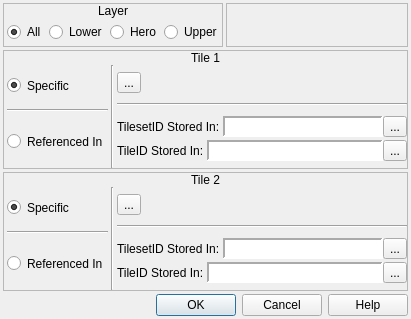
<?xml version="1.0" encoding="UTF-8"?>
<ui version="4.0">
 <class>ConfigureEvent_TileSubstitution</class>
 <widget class="QDialog" name="ConfigureEvent_TileSubstitution">
  <property name="geometry">
   <rect>
    <x>0</x>
    <y>0</y>
    <width>411</width>
    <height>319</height>
   </rect>
  </property>
  <property name="windowTitle">
   <string>Tile Substitution</string>
  </property>
  <property name="windowIcon">
   <iconset resource="gui_icons.qrc">
    <normaloff>:/icons/openrpgmaker.png</normaloff>:/icons/openrpgmaker.png</iconset>
  </property>
  <property name="styleSheet">
   <string notr="true">.QFrame
{
	border-width: 1px;
	border-style: solid;
	border-color: palette(window-text);
}

.QFrame&gt;QLabel
{
	border-width: 0px;
	background-color: palette(window-text);
	color: palette(window);
	font-weight: bold;
}

.QFrame&gt;QCheckBox
{
	background-color: palette(window-text);
	border-width: 0px;
	border-style: none;
	color: palette(window);
	spacing: 3px;
	font-weight: bold;
	padding: 0px 0px 0px 3px;
}

.QFrame&gt;QCheckBox::indicator
{
	min-width: 8px;
	max-width: 8px;
	min-height: 8px;
	max-height: 8px;
	width: 8px;
	height: 8px;
	border-width: 2px;
	border-radius: 0px;
	border-style: ridge;
	border-color: palette(mid);
}

.QFrame&gt;QCheckBox::indicator:unchecked
{
	background-color: palette(base);
}

.QFrame&gt;QCheckBox::indicator:checked
{
	background-color: palette(window-text);
}

.QFrame&gt;QCheckBox::indicator:hover
{
	border-color: palette(highlight);
}</string>
  </property>
  <layout class="QVBoxLayout" name="verticalLayout">
   <property name="spacing">
    <number>3</number>
   </property>
   <property name="margin">
    <number>3</number>
   </property>
   <item>
    <widget class="QWidget" name="widget_2" native="true">
     <layout class="QHBoxLayout" name="horizontalLayout">
      <property name="spacing">
       <number>3</number>
      </property>
      <property name="margin">
       <number>0</number>
      </property>
      <item>
       <widget class="QFrame" name="frame">
        <property name="frameShape">
         <enum>QFrame::StyledPanel</enum>
        </property>
        <property name="frameShadow">
         <enum>QFrame::Raised</enum>
        </property>
        <layout class="QVBoxLayout" name="verticalLayout_2">
         <property name="spacing">
          <number>0</number>
         </property>
         <property name="margin">
          <number>0</number>
         </property>
         <item>
          <widget class="QLabel" name="label">
           <property name="sizePolicy">
            <sizepolicy hsizetype="Preferred" vsizetype="Fixed">
             <horstretch>0</horstretch>
             <verstretch>0</verstretch>
            </sizepolicy>
           </property>
           <property name="text">
            <string>Layer</string>
           </property>
           <property name="alignment">
            <set>Qt::AlignCenter</set>
           </property>
          </widget>
         </item>
         <item>
          <widget class="QWidget" name="widget" native="true">
           <layout class="QHBoxLayout" name="horizontalLayout_2">
            <property name="spacing">
             <number>3</number>
            </property>
            <property name="leftMargin">
             <number>3</number>
            </property>
            <property name="topMargin">
             <number>0</number>
            </property>
            <property name="rightMargin">
             <number>0</number>
            </property>
            <property name="bottomMargin">
             <number>0</number>
            </property>
            <item>
             <widget class="QRadioButton" name="rbAllLayers">
              <property name="text">
               <string>All</string>
              </property>
              <property name="checked">
               <bool>true</bool>
              </property>
             </widget>
            </item>
            <item>
             <widget class="QRadioButton" name="rbLowerLayer">
              <property name="text">
               <string>Lower</string>
              </property>
              <property name="checked">
               <bool>false</bool>
              </property>
             </widget>
            </item>
            <item>
             <widget class="QRadioButton" name="rbHeroLayer">
              <property name="text">
               <string>Hero</string>
              </property>
             </widget>
            </item>
            <item>
             <widget class="QRadioButton" name="rbUpperLayer">
              <property name="text">
               <string>Upper</string>
              </property>
             </widget>
            </item>
           </layout>
          </widget>
         </item>
        </layout>
       </widget>
      </item>
      <item>
       <widget class="QFrame" name="frame_2">
        <property name="frameShape">
         <enum>QFrame::StyledPanel</enum>
        </property>
        <property name="frameShadow">
         <enum>QFrame::Raised</enum>
        </property>
       </widget>
      </item>
     </layout>
    </widget>
   </item>
   <item>
    <widget class="QFrame" name="frame_4">
     <property name="sizePolicy">
      <sizepolicy hsizetype="Preferred" vsizetype="Fixed">
       <horstretch>0</horstretch>
       <verstretch>0</verstretch>
      </sizepolicy>
     </property>
     <property name="frameShape">
      <enum>QFrame::StyledPanel</enum>
     </property>
     <property name="frameShadow">
      <enum>QFrame::Raised</enum>
     </property>
     <layout class="QVBoxLayout" name="verticalLayout_4">
      <property name="spacing">
       <number>0</number>
      </property>
      <property name="margin">
       <number>0</number>
      </property>
      <item>
       <widget class="QLabel" name="label_4">
        <property name="sizePolicy">
         <sizepolicy hsizetype="Preferred" vsizetype="Fixed">
          <horstretch>0</horstretch>
          <verstretch>0</verstretch>
         </sizepolicy>
        </property>
        <property name="text">
         <string>Tile 1</string>
        </property>
        <property name="alignment">
         <set>Qt::AlignCenter</set>
        </property>
       </widget>
      </item>
      <item>
       <widget class="QWidget" name="widget_9" native="true">
        <layout class="QHBoxLayout" name="horizontalLayout_29">
         <property name="spacing">
          <number>3</number>
         </property>
         <property name="leftMargin">
          <number>3</number>
         </property>
         <property name="topMargin">
          <number>0</number>
         </property>
         <property name="rightMargin">
          <number>0</number>
         </property>
         <property name="bottomMargin">
          <number>0</number>
         </property>
         <item>
          <widget class="QWidget" name="widget_24" native="true">
           <layout class="QVBoxLayout" name="verticalLayout_14">
            <property name="spacing">
             <number>3</number>
            </property>
            <property name="margin">
             <number>0</number>
            </property>
            <item>
             <widget class="QRadioButton" name="rbSpecificTile1">
              <property name="minimumSize">
               <size>
                <width>0</width>
                <height>41</height>
               </size>
              </property>
              <property name="maximumSize">
               <size>
                <width>16777215</width>
                <height>41</height>
               </size>
              </property>
              <property name="text">
               <string>Specific</string>
              </property>
              <property name="checked">
               <bool>true</bool>
              </property>
             </widget>
            </item>
            <item>
             <widget class="Line" name="line_7">
              <property name="orientation">
               <enum>Qt::Horizontal</enum>
              </property>
             </widget>
            </item>
            <item>
             <widget class="QRadioButton" name="rbReferencedTile1">
              <property name="sizePolicy">
               <sizepolicy hsizetype="Minimum" vsizetype="Preferred">
                <horstretch>0</horstretch>
                <verstretch>0</verstretch>
               </sizepolicy>
              </property>
              <property name="minimumSize">
               <size>
                <width>0</width>
                <height>53</height>
               </size>
              </property>
              <property name="maximumSize">
               <size>
                <width>16777215</width>
                <height>53</height>
               </size>
              </property>
              <property name="text">
               <string>Referenced In</string>
              </property>
             </widget>
            </item>
           </layout>
          </widget>
         </item>
         <item>
          <widget class="Line" name="line_8">
           <property name="orientation">
            <enum>Qt::Vertical</enum>
           </property>
          </widget>
         </item>
         <item>
          <widget class="QWidget" name="widget_3" native="true">
           <layout class="QVBoxLayout" name="verticalLayout_15">
            <property name="spacing">
             <number>3</number>
            </property>
            <property name="margin">
             <number>0</number>
            </property>
            <item>
             <widget class="QWidget" name="wTile1" native="true">
              <property name="sizePolicy">
               <sizepolicy hsizetype="Preferred" vsizetype="Fixed">
                <horstretch>0</horstretch>
                <verstretch>0</verstretch>
               </sizepolicy>
              </property>
              <layout class="QHBoxLayout" name="horizontalLayout_24">
               <property name="spacing">
                <number>0</number>
               </property>
               <property name="margin">
                <number>0</number>
               </property>
               <item>
                <widget class="TileButton" name="bTile1">
                 <property name="text">
                  <string>...</string>
                 </property>
                 <property name="icon">
                  <iconset resource="gui_icons.qrc">
                   <normaloff>:/icons/addtile.png</normaloff>:/icons/addtile.png</iconset>
                 </property>
                 <property name="iconSize">
                  <size>
                   <width>32</width>
                   <height>32</height>
                  </size>
                 </property>
                </widget>
               </item>
               <item>
                <spacer name="horizontalSpacer_4">
                 <property name="orientation">
                  <enum>Qt::Horizontal</enum>
                 </property>
                 <property name="sizeHint" stdset="0">
                  <size>
                   <width>305</width>
                   <height>20</height>
                  </size>
                 </property>
                </spacer>
               </item>
              </layout>
             </widget>
            </item>
            <item>
             <widget class="Line" name="line_2">
              <property name="orientation">
               <enum>Qt::Horizontal</enum>
              </property>
             </widget>
            </item>
            <item>
             <widget class="QWidget" name="wTile1Variables" native="true">
              <property name="sizePolicy">
               <sizepolicy hsizetype="Preferred" vsizetype="Fixed">
                <horstretch>0</horstretch>
                <verstretch>0</verstretch>
               </sizepolicy>
              </property>
              <layout class="QVBoxLayout" name="verticalLayout_16">
               <property name="spacing">
                <number>3</number>
               </property>
               <property name="margin">
                <number>0</number>
               </property>
               <item>
                <widget class="QWidget" name="widget_26" native="true">
                 <layout class="QHBoxLayout" name="horizontalLayout_27">
                  <property name="spacing">
                   <number>3</number>
                  </property>
                  <property name="margin">
                   <number>0</number>
                  </property>
                  <item>
                   <widget class="QLabel" name="label_11">
                    <property name="sizePolicy">
                     <sizepolicy hsizetype="Fixed" vsizetype="Preferred">
                      <horstretch>0</horstretch>
                      <verstretch>0</verstretch>
                     </sizepolicy>
                    </property>
                    <property name="text">
                     <string>TilesetID Stored In:</string>
                    </property>
                   </widget>
                  </item>
                  <item>
                   <widget class="QWidget" name="widget_4" native="true">
                    <layout class="QHBoxLayout" name="horizontalLayout_25">
                     <property name="spacing">
                      <number>0</number>
                     </property>
                     <property name="margin">
                      <number>0</number>
                     </property>
                     <item>
                      <widget class="QLabel" name="lblTileset1Variable">
                       <property name="sizePolicy">
                        <sizepolicy hsizetype="Preferred" vsizetype="Preferred">
                         <horstretch>0</horstretch>
                         <verstretch>0</verstretch>
                        </sizepolicy>
                       </property>
                       <property name="minimumSize">
                        <size>
                         <width>150</width>
                         <height>0</height>
                        </size>
                       </property>
                       <property name="font">
                        <font>
                         <family>Monospace</family>
                        </font>
                       </property>
                       <property name="styleSheet">
                        <string notr="true">background-color: palette(base);</string>
                       </property>
                       <property name="frameShape">
                        <enum>QFrame::Panel</enum>
                       </property>
                       <property name="frameShadow">
                        <enum>QFrame::Sunken</enum>
                       </property>
                       <property name="lineWidth">
                        <number>2</number>
                       </property>
                       <property name="text">
                        <string/>
                       </property>
                      </widget>
                     </item>
                     <item>
                      <widget class="QToolButton" name="bBrowseTileset1Variables">
                       <property name="text">
                        <string>...</string>
                       </property>
                       <property name="icon">
                        <iconset resource="gui_icons.qrc">
                         <normaloff>:/icons/fileopen.png</normaloff>:/icons/fileopen.png</iconset>
                       </property>
                      </widget>
                     </item>
                    </layout>
                   </widget>
                  </item>
                 </layout>
                </widget>
               </item>
               <item>
                <widget class="QWidget" name="widget_27" native="true">
                 <layout class="QHBoxLayout" name="horizontalLayout_28">
                  <property name="spacing">
                   <number>3</number>
                  </property>
                  <property name="margin">
                   <number>0</number>
                  </property>
                  <item>
                   <widget class="QLabel" name="label_12">
                    <property name="sizePolicy">
                     <sizepolicy hsizetype="Fixed" vsizetype="Preferred">
                      <horstretch>0</horstretch>
                      <verstretch>0</verstretch>
                     </sizepolicy>
                    </property>
                    <property name="text">
                     <string>TileID Stored In:</string>
                    </property>
                   </widget>
                  </item>
                  <item>
                   <widget class="QWidget" name="widget_5" native="true">
                    <layout class="QHBoxLayout" name="horizontalLayout_26">
                     <property name="spacing">
                      <number>0</number>
                     </property>
                     <property name="margin">
                      <number>0</number>
                     </property>
                     <item>
                      <widget class="QLabel" name="lblTile1Variable">
                       <property name="sizePolicy">
                        <sizepolicy hsizetype="Preferred" vsizetype="Preferred">
                         <horstretch>0</horstretch>
                         <verstretch>0</verstretch>
                        </sizepolicy>
                       </property>
                       <property name="minimumSize">
                        <size>
                         <width>150</width>
                         <height>0</height>
                        </size>
                       </property>
                       <property name="font">
                        <font>
                         <family>Monospace</family>
                        </font>
                       </property>
                       <property name="styleSheet">
                        <string notr="true">background-color: palette(base);</string>
                       </property>
                       <property name="frameShape">
                        <enum>QFrame::Panel</enum>
                       </property>
                       <property name="frameShadow">
                        <enum>QFrame::Sunken</enum>
                       </property>
                       <property name="lineWidth">
                        <number>2</number>
                       </property>
                       <property name="text">
                        <string/>
                       </property>
                      </widget>
                     </item>
                     <item>
                      <widget class="QToolButton" name="bBrowseTile1Variables">
                       <property name="text">
                        <string>...</string>
                       </property>
                       <property name="icon">
                        <iconset resource="gui_icons.qrc">
                         <normaloff>:/icons/fileopen.png</normaloff>:/icons/fileopen.png</iconset>
                       </property>
                      </widget>
                     </item>
                    </layout>
                   </widget>
                  </item>
                 </layout>
                </widget>
               </item>
              </layout>
             </widget>
            </item>
           </layout>
          </widget>
         </item>
        </layout>
       </widget>
      </item>
     </layout>
    </widget>
   </item>
   <item>
    <widget class="QFrame" name="frame_5">
     <property name="sizePolicy">
      <sizepolicy hsizetype="Preferred" vsizetype="Fixed">
       <horstretch>0</horstretch>
       <verstretch>0</verstretch>
      </sizepolicy>
     </property>
     <property name="frameShape">
      <enum>QFrame::StyledPanel</enum>
     </property>
     <property name="frameShadow">
      <enum>QFrame::Raised</enum>
     </property>
     <layout class="QVBoxLayout" name="verticalLayout_5">
      <property name="spacing">
       <number>0</number>
      </property>
      <property name="margin">
       <number>0</number>
      </property>
      <item>
       <widget class="QLabel" name="label_5">
        <property name="sizePolicy">
         <sizepolicy hsizetype="Preferred" vsizetype="Fixed">
          <horstretch>0</horstretch>
          <verstretch>0</verstretch>
         </sizepolicy>
        </property>
        <property name="text">
         <string>Tile 2</string>
        </property>
        <property name="alignment">
         <set>Qt::AlignCenter</set>
        </property>
       </widget>
      </item>
      <item>
       <widget class="QWidget" name="widget_10" native="true">
        <layout class="QHBoxLayout" name="horizontalLayout_30">
         <property name="spacing">
          <number>3</number>
         </property>
         <property name="leftMargin">
          <number>3</number>
         </property>
         <property name="topMargin">
          <number>0</number>
         </property>
         <property name="rightMargin">
          <number>0</number>
         </property>
         <property name="bottomMargin">
          <number>0</number>
         </property>
         <item>
          <widget class="QWidget" name="widget_25" native="true">
           <layout class="QVBoxLayout" name="verticalLayout_17">
            <property name="spacing">
             <number>3</number>
            </property>
            <property name="margin">
             <number>0</number>
            </property>
            <item>
             <widget class="QRadioButton" name="rbSpecificTile2">
              <property name="minimumSize">
               <size>
                <width>0</width>
                <height>41</height>
               </size>
              </property>
              <property name="maximumSize">
               <size>
                <width>16777215</width>
                <height>41</height>
               </size>
              </property>
              <property name="text">
               <string>Specific</string>
              </property>
              <property name="checked">
               <bool>true</bool>
              </property>
             </widget>
            </item>
            <item>
             <widget class="Line" name="line_9">
              <property name="orientation">
               <enum>Qt::Horizontal</enum>
              </property>
             </widget>
            </item>
            <item>
             <widget class="QRadioButton" name="rbReferencedTile2">
              <property name="sizePolicy">
               <sizepolicy hsizetype="Minimum" vsizetype="Preferred">
                <horstretch>0</horstretch>
                <verstretch>0</verstretch>
               </sizepolicy>
              </property>
              <property name="minimumSize">
               <size>
                <width>0</width>
                <height>53</height>
               </size>
              </property>
              <property name="maximumSize">
               <size>
                <width>16777215</width>
                <height>53</height>
               </size>
              </property>
              <property name="text">
               <string>Referenced In</string>
              </property>
             </widget>
            </item>
           </layout>
          </widget>
         </item>
         <item>
          <widget class="Line" name="line_10">
           <property name="orientation">
            <enum>Qt::Vertical</enum>
           </property>
          </widget>
         </item>
         <item>
          <widget class="QWidget" name="widget_6" native="true">
           <layout class="QVBoxLayout" name="verticalLayout_18">
            <property name="spacing">
             <number>3</number>
            </property>
            <property name="margin">
             <number>0</number>
            </property>
            <item>
             <widget class="QWidget" name="wTile2" native="true">
              <property name="sizePolicy">
               <sizepolicy hsizetype="Preferred" vsizetype="Fixed">
                <horstretch>0</horstretch>
                <verstretch>0</verstretch>
               </sizepolicy>
              </property>
              <layout class="QHBoxLayout" name="horizontalLayout_31">
               <property name="spacing">
                <number>0</number>
               </property>
               <property name="margin">
                <number>0</number>
               </property>
               <item>
                <widget class="TileButton" name="bTile2">
                 <property name="text">
                  <string>...</string>
                 </property>
                 <property name="icon">
                  <iconset resource="gui_icons.qrc">
                   <normaloff>:/icons/addtile.png</normaloff>:/icons/addtile.png</iconset>
                 </property>
                 <property name="iconSize">
                  <size>
                   <width>32</width>
                   <height>32</height>
                  </size>
                 </property>
                </widget>
               </item>
               <item>
                <spacer name="horizontalSpacer_5">
                 <property name="orientation">
                  <enum>Qt::Horizontal</enum>
                 </property>
                 <property name="sizeHint" stdset="0">
                  <size>
                   <width>305</width>
                   <height>20</height>
                  </size>
                 </property>
                </spacer>
               </item>
              </layout>
             </widget>
            </item>
            <item>
             <widget class="Line" name="line_3">
              <property name="orientation">
               <enum>Qt::Horizontal</enum>
              </property>
             </widget>
            </item>
            <item>
             <widget class="QWidget" name="wTile2Variables" native="true">
              <property name="sizePolicy">
               <sizepolicy hsizetype="Preferred" vsizetype="Fixed">
                <horstretch>0</horstretch>
                <verstretch>0</verstretch>
               </sizepolicy>
              </property>
              <layout class="QVBoxLayout" name="verticalLayout_19">
               <property name="spacing">
                <number>3</number>
               </property>
               <property name="margin">
                <number>0</number>
               </property>
               <item>
                <widget class="QWidget" name="widget_28" native="true">
                 <layout class="QHBoxLayout" name="horizontalLayout_32">
                  <property name="spacing">
                   <number>3</number>
                  </property>
                  <property name="margin">
                   <number>0</number>
                  </property>
                  <item>
                   <widget class="QLabel" name="label_13">
                    <property name="sizePolicy">
                     <sizepolicy hsizetype="Fixed" vsizetype="Preferred">
                      <horstretch>0</horstretch>
                      <verstretch>0</verstretch>
                     </sizepolicy>
                    </property>
                    <property name="text">
                     <string>TilesetID Stored In:</string>
                    </property>
                   </widget>
                  </item>
                  <item>
                   <widget class="QWidget" name="widget_7" native="true">
                    <layout class="QHBoxLayout" name="horizontalLayout_33">
                     <property name="spacing">
                      <number>0</number>
                     </property>
                     <property name="margin">
                      <number>0</number>
                     </property>
                     <item>
                      <widget class="QLabel" name="lblTileset2Variable">
                       <property name="sizePolicy">
                        <sizepolicy hsizetype="Preferred" vsizetype="Preferred">
                         <horstretch>0</horstretch>
                         <verstretch>0</verstretch>
                        </sizepolicy>
                       </property>
                       <property name="minimumSize">
                        <size>
                         <width>150</width>
                         <height>0</height>
                        </size>
                       </property>
                       <property name="font">
                        <font>
                         <family>Monospace</family>
                        </font>
                       </property>
                       <property name="styleSheet">
                        <string notr="true">background-color: palette(base);</string>
                       </property>
                       <property name="frameShape">
                        <enum>QFrame::Panel</enum>
                       </property>
                       <property name="frameShadow">
                        <enum>QFrame::Sunken</enum>
                       </property>
                       <property name="lineWidth">
                        <number>2</number>
                       </property>
                       <property name="text">
                        <string/>
                       </property>
                      </widget>
                     </item>
                     <item>
                      <widget class="QToolButton" name="bBrowseTileset2Variables">
                       <property name="text">
                        <string>...</string>
                       </property>
                       <property name="icon">
                        <iconset resource="gui_icons.qrc">
                         <normaloff>:/icons/fileopen.png</normaloff>:/icons/fileopen.png</iconset>
                       </property>
                      </widget>
                     </item>
                    </layout>
                   </widget>
                  </item>
                 </layout>
                </widget>
               </item>
               <item>
                <widget class="QWidget" name="widget_29" native="true">
                 <layout class="QHBoxLayout" name="horizontalLayout_34">
                  <property name="spacing">
                   <number>3</number>
                  </property>
                  <property name="margin">
                   <number>0</number>
                  </property>
                  <item>
                   <widget class="QLabel" name="label_14">
                    <property name="sizePolicy">
                     <sizepolicy hsizetype="Fixed" vsizetype="Preferred">
                      <horstretch>0</horstretch>
                      <verstretch>0</verstretch>
                     </sizepolicy>
                    </property>
                    <property name="text">
                     <string>TileID Stored In:</string>
                    </property>
                   </widget>
                  </item>
                  <item>
                   <widget class="QWidget" name="widget_8" native="true">
                    <layout class="QHBoxLayout" name="horizontalLayout_35">
                     <property name="spacing">
                      <number>0</number>
                     </property>
                     <property name="margin">
                      <number>0</number>
                     </property>
                     <item>
                      <widget class="QLabel" name="lblTile2Variable">
                       <property name="sizePolicy">
                        <sizepolicy hsizetype="Preferred" vsizetype="Preferred">
                         <horstretch>0</horstretch>
                         <verstretch>0</verstretch>
                        </sizepolicy>
                       </property>
                       <property name="minimumSize">
                        <size>
                         <width>150</width>
                         <height>0</height>
                        </size>
                       </property>
                       <property name="font">
                        <font>
                         <family>Monospace</family>
                        </font>
                       </property>
                       <property name="styleSheet">
                        <string notr="true">background-color: palette(base);</string>
                       </property>
                       <property name="frameShape">
                        <enum>QFrame::Panel</enum>
                       </property>
                       <property name="frameShadow">
                        <enum>QFrame::Sunken</enum>
                       </property>
                       <property name="lineWidth">
                        <number>2</number>
                       </property>
                       <property name="text">
                        <string/>
                       </property>
                      </widget>
                     </item>
                     <item>
                      <widget class="QToolButton" name="bBrowseTile2Variables">
                       <property name="text">
                        <string>...</string>
                       </property>
                       <property name="icon">
                        <iconset resource="gui_icons.qrc">
                         <normaloff>:/icons/fileopen.png</normaloff>:/icons/fileopen.png</iconset>
                       </property>
                      </widget>
                     </item>
                    </layout>
                   </widget>
                  </item>
                 </layout>
                </widget>
               </item>
              </layout>
             </widget>
            </item>
           </layout>
          </widget>
         </item>
        </layout>
       </widget>
      </item>
     </layout>
    </widget>
   </item>
   <item>
    <widget class="QDialogButtonBox" name="buttonBox">
     <property name="orientation">
      <enum>Qt::Horizontal</enum>
     </property>
     <property name="standardButtons">
      <set>QDialogButtonBox::Cancel|QDialogButtonBox::Help|QDialogButtonBox::Ok</set>
     </property>
    </widget>
   </item>
  </layout>
 </widget>
 <customwidgets>
  <customwidget>
   <class>TileButton</class>
   <extends>QToolButton</extends>
   <header>tilebutton.h</header>
  </customwidget>
 </customwidgets>
 <resources>
  <include location="gui_icons.qrc"/>
 </resources>
 <connections>
  <connection>
   <sender>buttonBox</sender>
   <signal>accepted()</signal>
   <receiver>ConfigureEvent_TileSubstitution</receiver>
   <slot>accept()</slot>
   <hints>
    <hint type="sourcelabel">
     <x>248</x>
     <y>254</y>
    </hint>
    <hint type="destinationlabel">
     <x>157</x>
     <y>274</y>
    </hint>
   </hints>
  </connection>
  <connection>
   <sender>buttonBox</sender>
   <signal>rejected()</signal>
   <receiver>ConfigureEvent_TileSubstitution</receiver>
   <slot>reject()</slot>
   <hints>
    <hint type="sourcelabel">
     <x>316</x>
     <y>260</y>
    </hint>
    <hint type="destinationlabel">
     <x>286</x>
     <y>274</y>
    </hint>
   </hints>
  </connection>
 </connections>
</ui>
